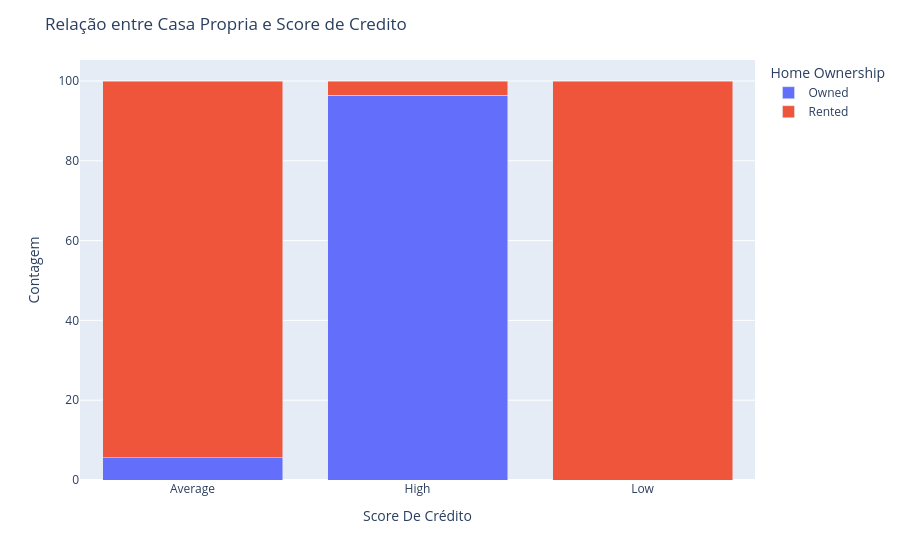

Notebook cell for this chart:
### Markdown cell above
### Também existe uma relação bem forte que quanto maior o salario maior o score de credito

### Code cell
# E) Casa propria e Score de Credito

df_grouped = df.groupby(['Home Ownership', 'Credit Score']).size().reset_index(name='count')
total_por_casa_propria = df_grouped.groupby('Credit Score')['count'].transform('sum')
df_grouped['percent'] = (df_grouped['count'] / total_por_casa_propria) * 100

# Cria gráfico de barras empilhadas
fig = px.bar(df_grouped, x='Credit Score', y='percent', color='Home Ownership', barmode='stack',
             labels={'Credit Score': 'Score De Crédito', 'percent': 'Porcentagem', 'Home Ownership': 'Situação Imobiliaria'})

fig.update_layout(title='Relação entre Casa Propria e Score de Credito',
                  yaxis_title='Contagem',
                  legend_title='Home Ownership')
fig.show()

### Figure 1 — Plotly figure (JSON) as saved in the notebook; plotly's stock layout.template omitted (floating-point values rounded to 4 significant figures)
{"data": [{"hovertemplate": "Situação Imobiliaria=Owned<br>Score De Crédito=%{x}<br>Porcentagem=%{y}<extra></extra>", "legendgroup": "Owned", "marker": {"color": "#636efa", "pattern": {"shape": ""}}, "name": "Owned", "orientation": "v", "showlegend": true, "textposition": "auto", "type": "bar", "x": ["Average", "High"], "xaxis": "x", "y": [5.556, 96.46], "yaxis": "y"}, {"hovertemplate": "Situação Imobiliaria=Rented<br>Score De Crédito=%{x}<br>Porcentagem=%{y}<extra></extra>", "legendgroup": "Rented", "marker": {"color": "#EF553B", "pattern": {"shape": ""}}, "name": "Rented", "orientation": "v", "showlegend": true, "textposition": "auto", "type": "bar", "x": ["Average", "High", "Low"], "xaxis": "x", "y": [94.44, 3.54, 100.0], "yaxis": "y"}], "layout": {"barmode": "stack", "legend": {"title": {"text": "Home Ownership"}, "tracegroupgap": 0}, "margin": {"t": 60}, "title": {"text": "Relação entre Casa Propria e Score de Credito"}, "xaxis": {"anchor": "y", "domain": [0, 1], "title": {"text": "Score De Crédito"}}, "yaxis": {"anchor": "x", "domain": [0, 1], "title": {"text": "Contagem"}}}}
